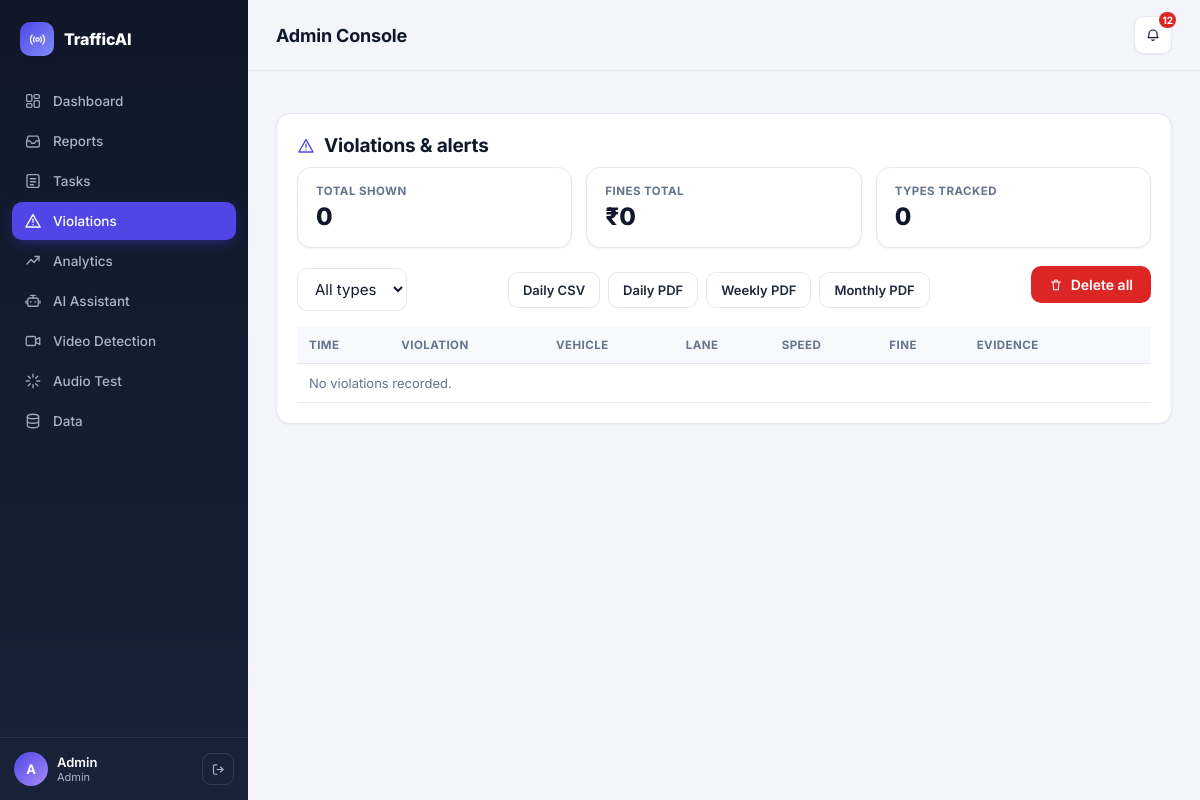
The page /admin/violations (signed in) on the database its author committed.
### tables this page shows
CREATE TABLE users(id INTEGER PRIMARY KEY, name TEXT, username TEXT UNIQUE, password_hash TEXT,
  role TEXT, phone TEXT, lat REAL, lng REAL);

### app.py (the view)
@app.route("/admin/violations")
@need("admin")
def admin_violations():
    vt = request.args.get("type")
    rows = db.q("SELECT * FROM violations WHERE (?1 IS NULL OR vtype=?1) ORDER BY id DESC LIMIT 300", (vt,))
    types = [r["vtype"] for r in db.q("SELECT DISTINCT vtype FROM violations")]
    return render_template("admin_violations.html", rows=rows, types=types, sel=vt)

### app.py (called while the page is built)
def cur_user():
    uid = session.get("uid")
    return db.q("SELECT * FROM users WHERE id=?", (uid,), one=True) if uid else None

def need(*roles):
    def deco(f):
        @wraps(f)
        def w(*a, **k):
            u = cur_user()
            if not u:
                return redirect(url_for("login", next=request.path))
            if roles and u["role"] not in roles:
                abort(403)
            return f(*a, **k)
        return w
    return deco

@app.context_processor
def inject():
    u = cur_user()
    unread = db.q("SELECT COUNT(*) n FROM notifications WHERE user_id=? AND is_read=0", (u["id"],), one=True)["n"] if u else 0
    return {"user": u, "unread": unread}

### database.py (called while the page is built)
def conn():
    os.makedirs(os.path.dirname(C.DB_PATH), exist_ok=True)
    c = sqlite3.connect(C.DB_PATH, timeout=30)
    c.row_factory = sqlite3.Row
    c.execute("PRAGMA journal_mode=WAL")
    return c

def q(sql, args=(), one=False):
    c = conn()
    try:
        rows = [dict(r) for r in c.execute(sql, args).fetchall()]
    finally:
        c.close()
    return (rows[0] if rows else None) if one else rows

### templates/admin_violations.html (shortened to what this page needs)
{% extends "base.html" %}{% block title %}Violations{% endblock %}{% block body %}
{% from "_icons.html" import icon %}
<div class="card"><h2>{{ icon('alert') }}Violations &amp; alerts</h2>
<div class="v-stats">
  <div class="v-stat"><div class="l">Total shown</div><div class="n">{{ rows|length }}</div></div>
  <div class="v-stat"><div class="l">Fines total</div><div class="n">₹{{ rows|sum(attribute='fine') }}</div></div>
  <div class="v-stat"><div class="l">Types tracked</div><div class="n">{{ types|length }}</div></div>
</div>
<div class="v-toolbar">
  <form method="get">
    <select name="type" onchange="this.form.submit()">
      <option value="">All types</option>
    </select>
  </form>
  <form method="get" style="display:flex;gap:8px;flex-wrap:wrap">
    <a class="btn grey" href="/admin/export/daily.csv">Daily CSV</a>
    <a class="btn grey" href="/admin/export/daily.pdf">Daily PDF</a>
    <a class="btn grey" href="/admin/export/weekly.pdf">Weekly PDF</a>
    <a class="btn grey" href="/admin/export/monthly.pdf">Monthly PDF</a>
  </form>
  <form class="del-form" method="post" action="/admin/violations/delete_all"
        onsubmit="return confirm('Delete {{ ('all '+sel) if sel else 'ALL' }} violations? This cannot be undone.')">
    <button class="red" type="submit">{{ icon('trash', 14) }} Delete {{ ('all ' + sel) if sel else 'all' }}</button>
  </form>
</div>
<div style="overflow-x:auto">
<table><tr><th>Time</th><th>Violation</th><th>Vehicle</th><th>Lane</th><th>Speed</th><th>Fine</th><th>Evidence</th><th></th></tr>
{% for r in rows %}<tr>
  <td>{{ r.ts }}</td>
  <td><span class="tag Red">{{ r.vtype }}</span></td>
  <td>{{ r.vehicle_class }} #{{ r.track_id }}</td>
  <td>{{ r.lane or '-' }}</td>
  <td>{{ r.speed_kmh or '-' }}</td>
  <td>₹{{ r.fine }}</td>
  <td>{% if r.evidence %}<a href="/static/{{ r.evidence }}" target="_blank"><img class="thumb" src="/static/{{ r.evidence }}"></a>{% else %}-{% endif %}</td>
  <td>
    <form class="del-form" method="post" action="/admin/violations/{{ r.id }}/delete" onsubmit="return confirm('Delete this violation record?')">
      <button class="del-btn" type="submit" title="Delete">{{ icon('trash', 15) }}</button>
    </form>
  </td>
</tr>{% else %}<tr><td colspan="8" class="muted">No violations recorded.</td></tr>{% endfor %}
</table>
</div>
</div>{% endblock %}

### templates/base.html (shortened to what this page needs)
<!doctype html><html><head><meta charset="utf-8"><meta name="viewport" content="width=device-width,initial-scale=1">
<link rel="stylesheet" href="{{ url_for('static', filename='style.css') }}"></head><body>
{% from "_icons.html" import icon %}
{% if user %}
<div class="shell">
 <aside class="sidebar">
  <a class="brand" href="/"><span class="logo">{{ icon('radio', 17) }}</span> TrafficAI</a>
  <nav>
  {% if user.role=='admin' %}
   <a href="/admin" class="{{ 'active' if request.path=='/admin' }}">{{ icon('dashboard') }}Dashboard</a>
   <a href="/admin/reports" class="{{ 'active' if request.path.startswith('/admin/reports') }}">{{ icon('inbox') }}Reports</a>
   <a href="/admin/tasks" class="{{ 'active' if request.path.startswith('/admin/tasks') }}">{{ icon('tasks') }}Tasks</a>
   <a href="/admin/violations" class="{{ 'active' if request.path.startswith('/admin/violations') }}">{{ icon('alert') }}Violations</a>
   <a href="/admin/analytics" class="{{ 'active' if request.path.startswith('/admin/analytics') }}">{{ icon('trend') }}Analytics</a>
   <a href="/admin/assistant" class="{{ 'active' if request.path.startswith('/admin/assistant') }}">{{ icon('bot') }}AI Assistant</a>
   <a href="/admin/video" class="{{ 'active' if request.path.startswith('/admin/video') }}">{{ icon('video') }}Video Detection</a>
   <a href="/admin/source" class="{{ 'active' if request.path.startswith('/admin/source') }}">{{ icon('spark') }}Audio Test</a>
   <a href="/admin/data" class="{{ 'active' if request.path.startswith('/admin/data') }}">{{ icon('db') }}Data</a>
  {% elif user.role=='police' %}
   <a href="/police" class="{{ 'active' if request.path.startswith('/police') }}">{{ icon('check-shield') }}My Tasks</a>
  {% else %}
   <a href="/report" class="{{ 'active' if request.path.startswith('/report') }}">{{ icon('doc') }}Report Issue</a>
   <a href="/my-reports" class="{{ 'active' if request.path.startswith('/my-reports') }}">{{ icon('inbox') }}My Reports</a>
  {% endif %}
  </nav>
  <div class="sidebar-foot">
   <div class="user-chip"><div class="avatar">{{ user.name[0]|upper }}</div><div><div class="u-name">{{ user.name }}</div><div class="u-role">{{ user.role }}</div></div></div>
   <a class="logout-link" href="/logout" title="Log out">{{ icon('logout', 15) }}</a>
  </div>
 </aside>
 <div class="main-col">
  <header class="topbar">
   <div class="topbar-title">{{ {'admin':'Admin Console','police':'Officer Console'}.get(user.role, 'Citizen Portal') }}</div>
   <div class="topbar-actions"><a class="icon-btn" href="/notifications">{{ icon('bell', 16) }}{% if unread %}<span class="badge">{{ unread }}</span>{% endif %}</a></div>
  </header>
{% else %}
<header class="public-nav"><a class="brand" href="/"><span class="logo">{{ icon('radio', 16) }}</span>TrafficAI</a>
<nav><a href="/login">Login</a><a class="btn" href="/register">Get started</a></nav></header>
{% endif %}
  <main class="{{ 'content' if user else 'public-main' }}">{% block body %}{% endblock %}</main>
{% if user %}
 </div>
</div>
{% endif %}
</body></html>

### templates/admin_violations.html (style rules this page uses)
.v-stats { display:flex;gap:14px;margin-bottom:18px;flex-wrap:wrap }
.v-stat { flex:1;min-width:140px;background:var(--surface);border:1px solid var(--border);border-radius:var(--radius);padding:16px 18px;box-shadow:var(--shadow-sm) }
.v-stat .l { font-size:11.5px;color:var(--muted);text-transform:uppercase;letter-spacing:.04em;font-weight:700 }
.v-stat .n { font-size:24px;font-weight:800;margin-top:4px }
.v-toolbar { display:flex;align-items:center;justify-content:space-between;gap:12px;flex-wrap:wrap;margin-bottom:14px }
.v-toolbar select { width:auto;margin:0 }
.v-toolbar form { margin:0;display:flex;gap:8px;flex-wrap:wrap }
.v-toolbar .btn { padding:9px 14px;font-size:13px }
.del-form { margin:0;display:inline }

### rows shown on the page
users: name "A", name "Admin", role "Admin", role "Admin Console"

### other values the page prints
{{ unread }} "12"
{{ rows|length }} "0"
{{ rows|sum(attribute='fine') }} "0"
{{ types|length }} "0"
{{ ('all ' + sel) if sel else 'all' }} "all"
